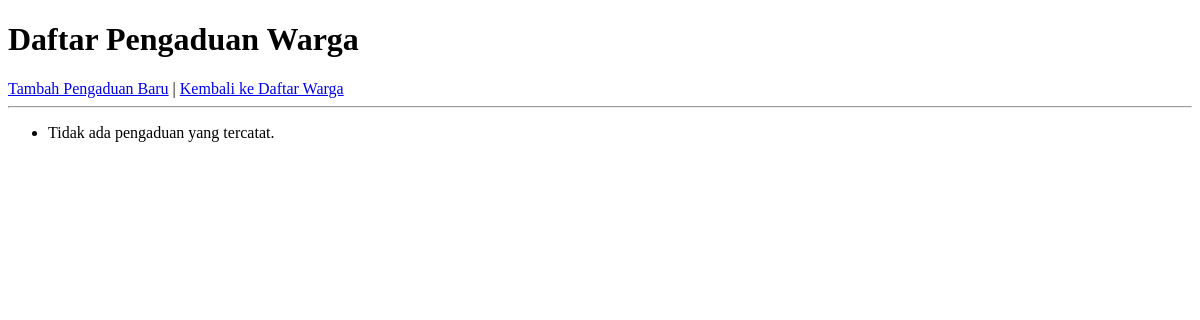
Before: /warga/pengaduan/ with the older database file.
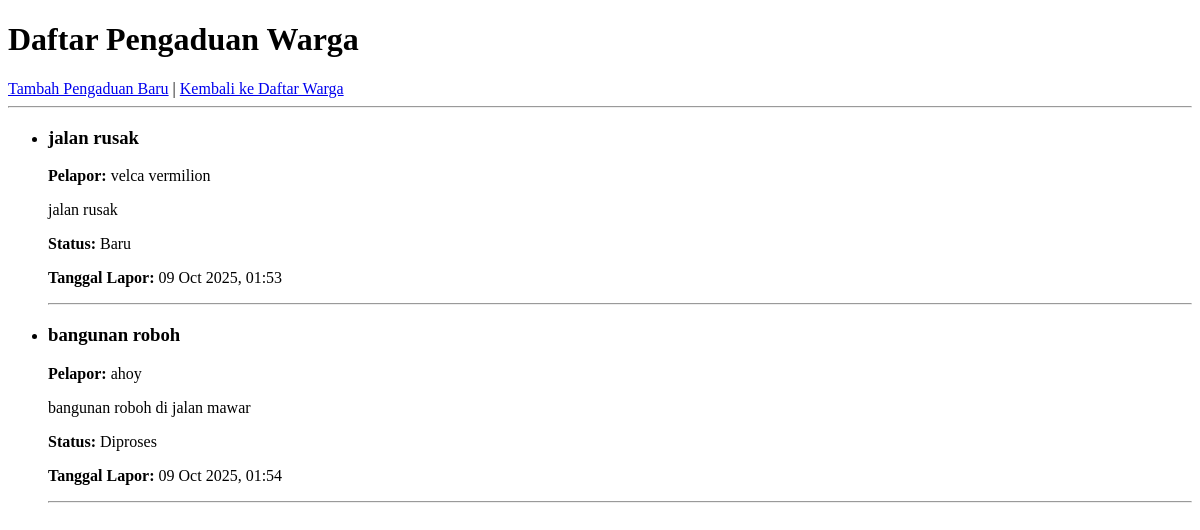
After: the same page with the newer database file.
### warga/models.py (models this page shows, shortened)
class Pengaduan(models.Model):
    STATUS_CHOICES = [
        ('BARU', 'Baru'),
        ('DIPROSES', 'Diproses'),
        ('SELESAI', 'Selesai'),
    ]
    judul = models.CharField(max_length=200)
    deskripsi = models.TextField()
    status = models.CharField(max_length=10, choices=STATUS_CHOICES, default='BARU')
    tanggal_lapor = models.DateTimeField(auto_now_add=True)
    pelapor = models.ForeignKey(Warga, on_delete=models.CASCADE, related_name='pengaduan')

class Warga(models.Model):
    nik = models.CharField(max_length=16, unique=True, verbose_name="Nomor Induk kependudukan")
    nama_lengkap = models.CharField(max_length=100, verbose_name="Nama Lengkap")
    alamat = models.TextField(verbose_name="Alamat Tinggal")
    no_telepon = models.CharField(max_length=15, blank=True, verbose_name="Nomor Telepon")
    tanggal_registrasi = models.DateTimeField(auto_now_add=True)

### warga/views.py (the view)
# urls.py: path('pengaduan/', PengaduanListView.as_view(), name='pengaduan_list'),
class PengaduanListView(ListView):
    model = Pengaduan

### warga/templates/warga/pengaduan_list.html (shortened to what this page needs)
<!DOCTYPE html>
<html lang="id">
<head>
</head>
<body>
    <h1>Daftar Pengaduan Warga</h1>
    <a href="{% url 'pengaduan-tambah' %}">Tambah Pengaduan Baru</a> |
    <a href="{% url 'warga_list' %}">Kembali ke Daftar Warga</a>
    <hr>
    <ul>
        {% for pengaduan in object_list %}
            <li>
                <h3>{{ pengaduan.judul }}</h3>
                <p><strong>Pelapor:</strong> {{ pengaduan.pelapor.nama_lengkap }}</p>
                <p>{{ pengaduan.deskripsi }}</p>
                <p><strong>Status:</strong> {{ pengaduan.get_status_display }}</p>
                <p><strong>Tanggal Lapor:</strong> {{ pengaduan.tanggal_lapor|date:"d M Y, H:i" }}</p>
                <hr>
            </li>
        {% empty %}
            <li>Tidak ada pengaduan yang tercatat.</li>
        {% endfor %}
    </ul>
</body>
</html>

Changed rows visible on the page:
added Pengaduan: judul "jalan rusak", pelapor.nama_lengkap "velca vermilion", deskripsi "jalan rusak", status "Baru", tanggal_lapor "09 Oct 2025, 01:53"
added Pengaduan: judul "bangunan roboh", pelapor.nama_lengkap "ahoy", deskripsi "bangunan roboh di jalan mawar", status "Diproses", tanggal_lapor "09 Oct 2025, 01:54"
Other visible differences:
text no longer shown: "Tidak ada pengaduan yang tercatat."
